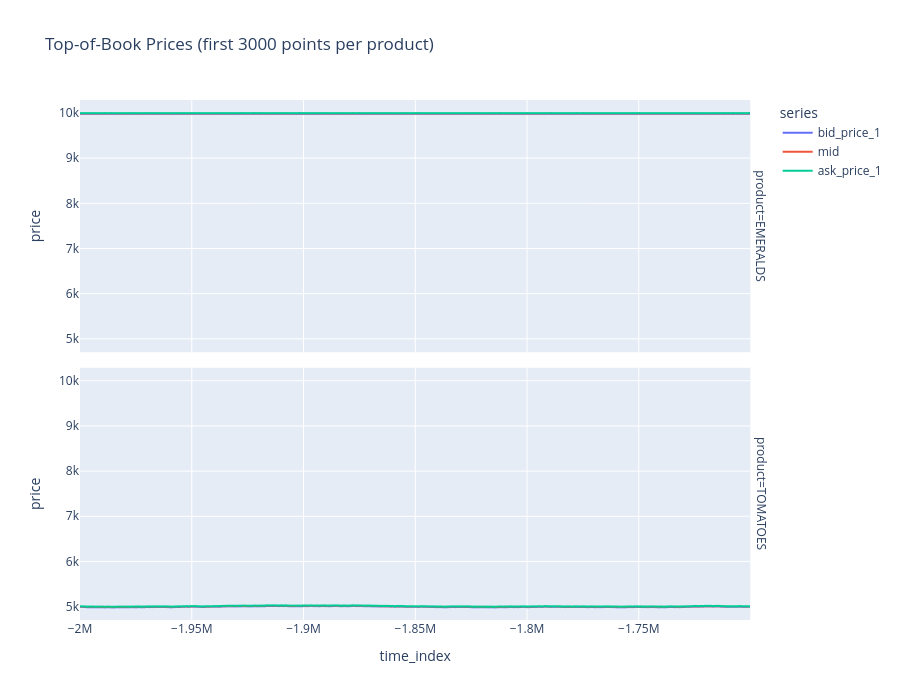

Notebook code cell kept with this figure:
### Code cell
sample = (
    df.groupby('product', as_index=False, group_keys=False)
    .head(3000)
    .copy()
)

price_panel = sample.melt(
    id_vars=['product', 'time_index'],
    value_vars=['bid_price_1', 'mid', 'ask_price_1'],
    var_name='series',
    value_name='price',
)

fig_price = px.line(
    price_panel,
    x='time_index',
    y='price',
    color='series',
    facet_row='product',
    title='Top-of-Book Prices (first 3000 points per product)',
)
fig_price.update_layout(height=700)
fig_price.show()

### Figure 1 — Plotly figure (JSON) as saved in the notebook; plotly's stock layout.template omitted (floating-point values rounded to 4 significant figures; data arrays with more than 128 entries replaced by an {"elided": "..."} marker saying what was removed)
{"data": [{"hovertemplate": "series=bid_price_1<br>product=EMERALDS<br>time_index=%{x}<br>price=%{y}<extra></extra>", "legendgroup": "bid_price_1", "line": {"color": "#636efa", "dash": "solid"}, "marker": {"symbol": "circle"}, "mode": "lines", "name": "bid_price_1", "showlegend": true, "x": {"elided": "3000 int values"}, "xaxis": "x2", "y": {"elided": "3000 float values"}, "yaxis": "y2", "type": "scattergl"}, {"hovertemplate": "series=bid_price_1<br>product=TOMATOES<br>time_index=%{x}<br>price=%{y}<extra></extra>", "legendgroup": "bid_price_1", "line": {"color": "#636efa", "dash": "solid"}, "marker": {"symbol": "circle"}, "mode": "lines", "name": "bid_price_1", "showlegend": false, "x": {"elided": "3000 int values"}, "xaxis": "x", "y": {"elided": "3000 float values"}, "yaxis": "y", "type": "scattergl"}, {"hovertemplate": "series=mid<br>product=EMERALDS<br>time_index=%{x}<br>price=%{y}<extra></extra>", "legendgroup": "mid", "line": {"color": "#EF553B", "dash": "solid"}, "marker": {"symbol": "circle"}, "mode": "lines", "name": "mid", "showlegend": true, "x": {"elided": "3000 int values"}, "xaxis": "x2", "y": {"elided": "3000 float values"}, "yaxis": "y2", "type": "scattergl"}, {"hovertemplate": "series=mid<br>product=TOMATOES<br>time_index=%{x}<br>price=%{y}<extra></extra>", "legendgroup": "mid", "line": {"color": "#EF553B", "dash": "solid"}, "marker": {"symbol": "circle"}, "mode": "lines", "name": "mid", "showlegend": false, "x": {"elided": "3000 int values"}, "xaxis": "x", "y": {"elided": "3000 float values"}, "yaxis": "y", "type": "scattergl"}, {"hovertemplate": "series=ask_price_1<br>product=EMERALDS<br>time_index=%{x}<br>price=%{y}<extra></extra>", "legendgroup": "ask_price_1", "line": {"color": "#00cc96", "dash": "solid"}, "marker": {"symbol": "circle"}, "mode": "lines", "name": "ask_price_1", "showlegend": true, "x": {"elided": "3000 int values"}, "xaxis": "x2", "y": {"elided": "3000 float values"}, "yaxis": "y2", "type": "scattergl"}, {"hovertemplate": "series=ask_price_1<br>product=TOMATOES<br>time_index=%{x}<br>price=%{y}<extra></extra>", "legendgroup": "ask_price_1", "line": {"color": "#00cc96", "dash": "solid"}, "marker": {"symbol": "circle"}, "mode": "lines", "name": "ask_price_1", "showlegend": false, "x": {"elided": "3000 int values"}, "xaxis": "x", "y": {"elided": "3000 float values"}, "yaxis": "y", "type": "scattergl"}], "layout": {"xaxis": {"anchor": "y", "domain": [0.0, 0.98], "title": {"text": "time_index"}}, "yaxis": {"anchor": "x", "domain": [0.0, 0.485], "title": {"text": "price"}}, "xaxis2": {"anchor": "y2", "domain": [0.0, 0.98], "matches": "x", "showticklabels": false}, "yaxis2": {"anchor": "x2", "domain": [0.515, 1.0], "matches": "y", "title": {"text": "price"}}, "annotations": [{"font": {}, "showarrow": false, "text": "product=TOMATOES", "textangle": 90, "x": 0.98, "xanchor": "left", "xref": "paper", "y": 0.2425, "yanchor": "middle", "yref": "paper"}, {"font": {}, "showarrow": false, "text": "product=EMERALDS", "textangle": 90, "x": 0.98, "xanchor": "left", "xref": "paper", "y": 0.7575, "yanchor": "middle", "yref": "paper"}], "legend": {"title": {"text": "series"}, "tracegroupgap": 0}, "title": {"text": "Top-of-Book Prices (first 3000 points per product)"}, "height": 700}}
